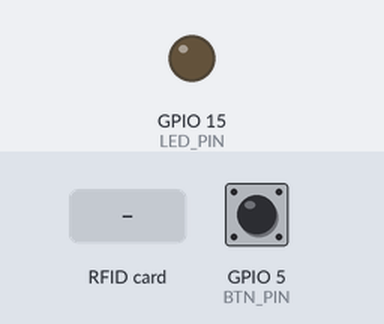
Recording of a sketch running on a simulated ESP8266 (NodeMCU). On the bench: output pins drawn as LEDs (lit = HIGH). The test bench sets the inputs (shaded band); at power-on: GPIO 5 (BTN_PIN) LOW. WiFi joins after 1.5 s; servers stay silent unless stated; uploads are accepted with an empty reply; what the sketch prints to the serial monitor is not drawn.

Above: at 2.7 s.
2.8 s: GPIO 5 (BTN_PIN) pulled HIGH for 0.15 s
At 2.97 s:
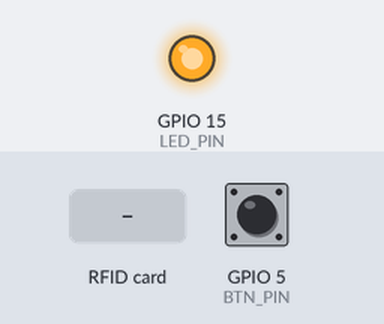
4.6 s: RFID card 13 01 20 03 held to the reader
At 5.1 s:
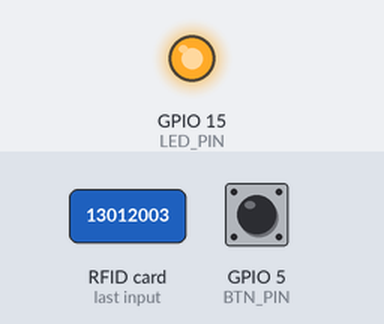
6.1 s: RFID card 5E 7A 19 C4 held to the reader
At 6.4 s:
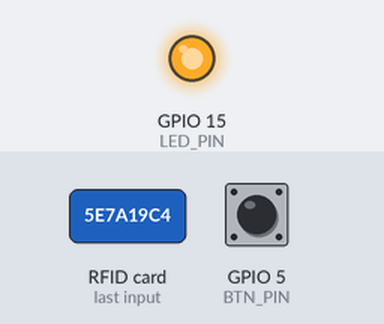
7.6 s: GPIO 5 (BTN_PIN) pulled HIGH for 3.2 s
At 11.3 s:
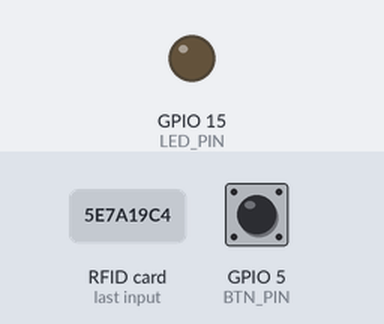
Timing chart, 0 to 12.8 s (numbered marks = the images above; inputs shaded):
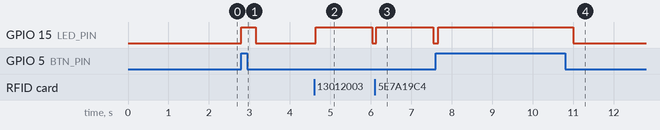

Measured:
- after the input at 2.8 s, GPIO 15 (LED_PIN): LOW → HIGH at once, → LOW 0.35 s later
- after the input at 4.6 s, GPIO 15 (LED_PIN): LOW → HIGH at once, → LOW 1.4 s later
- after the input at 6.1 s, GPIO 15 (LED_PIN): LOW → HIGH at once, → LOW 1.4 s later
- after the input at 7.6 s, GPIO 15 (LED_PIN): LOW → HIGH after 0.06 s, → LOW 3.3 s later

The sketch:

Arduino.ino
```cpp
#include <SPI.h>
#include <MFRC522.h>
#include <ESP8266HTTPClient.h>
#include <ESP8266WiFi.h>

// Network SSID
const char* ssid = "OPPOF5";
const char* password = "13012003";

// Pengenal host (server) = IP Address komputer server di jaringan WiFi
const char* host = "192.168.57.33";  // Update dengan IP Address dari WiFi adapter komputer Anda

#define LED_PIN 15 // D8
#define BTN_PIN 5  // D1

//sediakan variabel untuk RFID
#define SDA_PIN 2 //D4
#define RST_PIN 0 //D3

MFRC522 mfrc522(SDA_PIN, RST_PIN);

void setup() {
  Serial.begin(9600);

  // Setting koneksi WiFi
  WiFi.hostname("NodeMCU");
  WiFi.begin(ssid, password);

  // Cek koneksi WiFi
  while (WiFi.status() != WL_CONNECTED) {
    // Progress sedang mencari WiFi
    delay(500);
    Serial.print(".");
  }

  Serial.println("\nWiFi Connected");
  Serial.println("IP Address: ");
  Serial.println(WiFi.localIP());

  pinMode(LED_PIN, OUTPUT);
  pinMode(BTN_PIN, INPUT); // Ubah ke INPUT karena BTN_PIN harus dibaca

  SPI.begin();
  mfrc522.PCD_Init();
  Serial.println("Dekatkan Kartu RFID Anda ke Reader");
  Serial.println();
}

void loop() {
  // Baca status pin button kemudian uji
  if (digitalRead(BTN_PIN) == HIGH) { // Ditekan
    // Nyalakan lampu LED
    digitalWrite(LED_PIN, HIGH);
    while (digitalRead(BTN_PIN) == HIGH); // Menahan proses sampai tombol dilepas

    // Ubah mode absensi di aplikasi web
    String Link = "http://192.168.57.33/absensi/ubahmode.php";
    HTTPClient http;
    WiFiClient client;

    Serial.println("Mengirim permintaan ke: " + Link);

    // Gunakan WiFiClient dalam pemanggilan begin
    http.begin(client, Link);

    int httpCode = http.GET();
    if (httpCode > 0) {
      // Jika httpCode lebih besar dari 0, berarti request terkirim
      String payload = http.getString();
      Serial.println("Response: " + payload);
      Serial.println("Berhasil mengakses link.");
    } else {
      // Jika httpCode kurang atau sama dengan 0, berarti ada kesalahan
      Serial.println("Gagal mengakses link.");
      Serial.printf("Error code: %d\n", httpCode);
      Serial.println(http.errorToString(httpCode).c_str());
    }
    http.end();
  }

  // Matikan lampu LED
  digitalWrite(LED_PIN, LOW);
  delay(100); // Tambahkan sedikit delay untuk menghindari debounce

  if (!mfrc522.PICC_IsNewCardPresent())
    return;

  if (!mfrc522.PICC_ReadCardSerial())
    return;

  // Tambahkan pesan debugging untuk melihat ukuran UID
  Serial.print("UID Size: ");
  Serial.println(mfrc522.uid.size);

  String IDTAG = "";
  for (byte i = 0; i < mfrc522.uid.size; i++) {
    IDTAG += String(mfrc522.uid.uidByte[i], HEX);
  }

  // Tambahkan pesan debugging untuk melihat UID yang terbaca
  Serial.print("IDTAG: ");
  Serial.println(IDTAG);

  // Nyalakan lampu LED
  digitalWrite(LED_PIN, HIGH);
  delay(1000);

  // Kirim nomor kartu RFID untuk disimpan ke tabel tmprfid
  WiFiClient client;
  const int httpPort = 80;
  if (!client.connect(host, httpPort)) {
    Serial.println("Connection Failed");
    return;
  }

  // Pastikan URL request GET sudah benar
  String Link = "http://192.168.57.33/absensi/kirimkartu.php?nokartu=" + IDTAG;
  HTTPClient http;
  http.begin(client, Link);

  int httpCode = http.GET();
  if (httpCode > 0) {
    String payload = http.getString();
    Serial.println(payload);
  } else {
    Serial.println("Gagal mengirim kartu RFID.");
    Serial.printf("Error code: %d\n", httpCode);
    Serial.println(http.errorToString(httpCode).c_str());
  }
  http.end();
}
```
